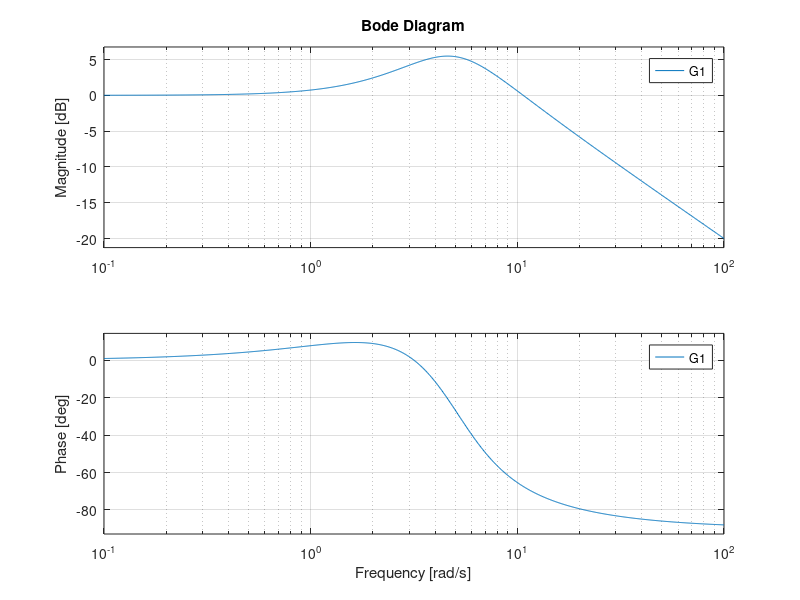
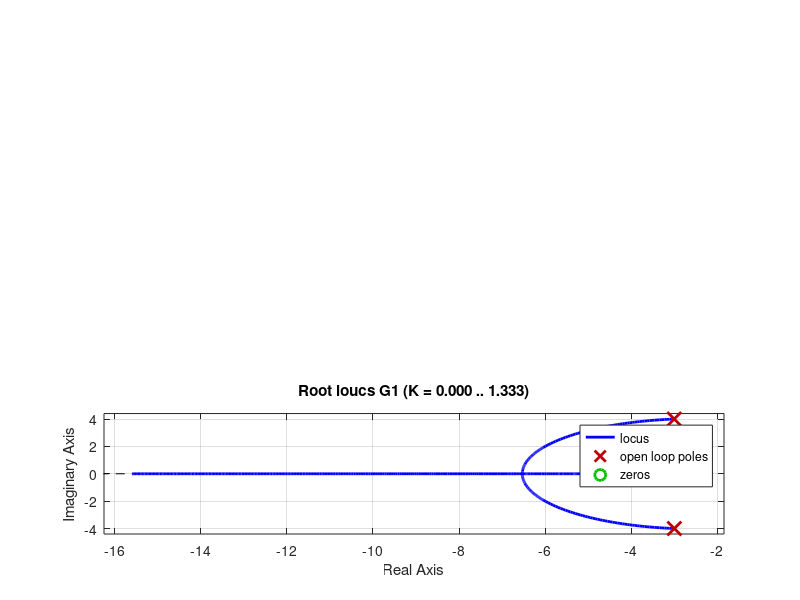
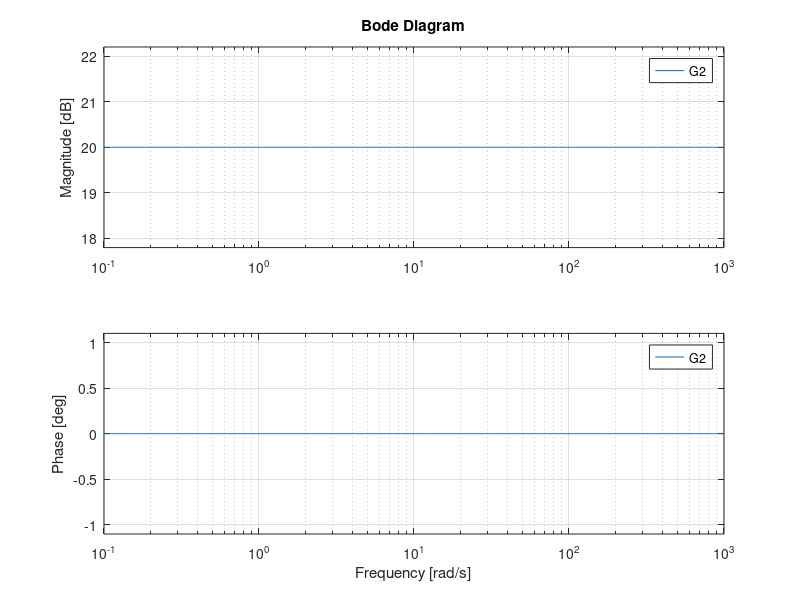
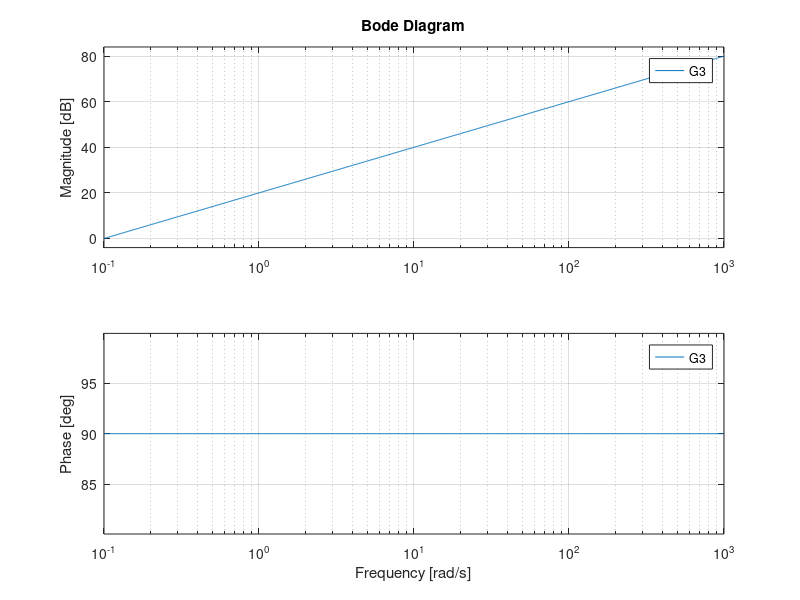

These figures' MATLAB source, in order:
%========================================================================%
%                           IN THE NAME OF GOD                           %
%                           PROJECT OF  MATLAB                           %
%                         BY: MOHAMMAD JAVAD ADEL                        %
%                               9621010042                               %
%                             DATE: 99/01/18                             %
%========================================================================%
clc                                                                      %
clear                                                                    %
close all                                                                %
%========================================================================%
%we heve for:                      0.4 s + 1                             %         
%                           25 * -------------                           %
%                                s^2 + 6s + 25                           %
K=25;                                                                    %
figure;                                                                  %
G1=K*tf([0.4 1],[1 6 25]);                                               %
bode(G1);                                                                %
figure;                                                                  %
subplot(3,3,[1 2 3]);                                                    %
impulse(G1);                                                             %
subplot(3,3,[4 5 6]);                                                    %
step(G1);                                                                %
subplot(3,3,[7 8 9]);                                                    %
rlocus(G1);                                                              %
%========================================================================%
% also we heve for:                Kp                                    %         
Kp=10;                        %for example                               %
figure;                                                                  %
G2=tf(Kp);                                                               %
bode(G2);                                                                %
%========================================================================%
% also we heve for:              Kd * s                                  %
Kd=10;                        %for example                               % 
figure;                                                                  %
G3=tf([Kd 0],1);                                                         %
bode(G3);                                                                %
%========================================================================%
% also we have for:                 Ki                                   %
%                                  ----                                  %
%                                   1s                                   %
Ki=10;                        %for example                               %
figure;                                                                  %
G4=tf(Ki,[1 0]);                                                         %
bode(G4);                                                                %
%==================================END===================================%





